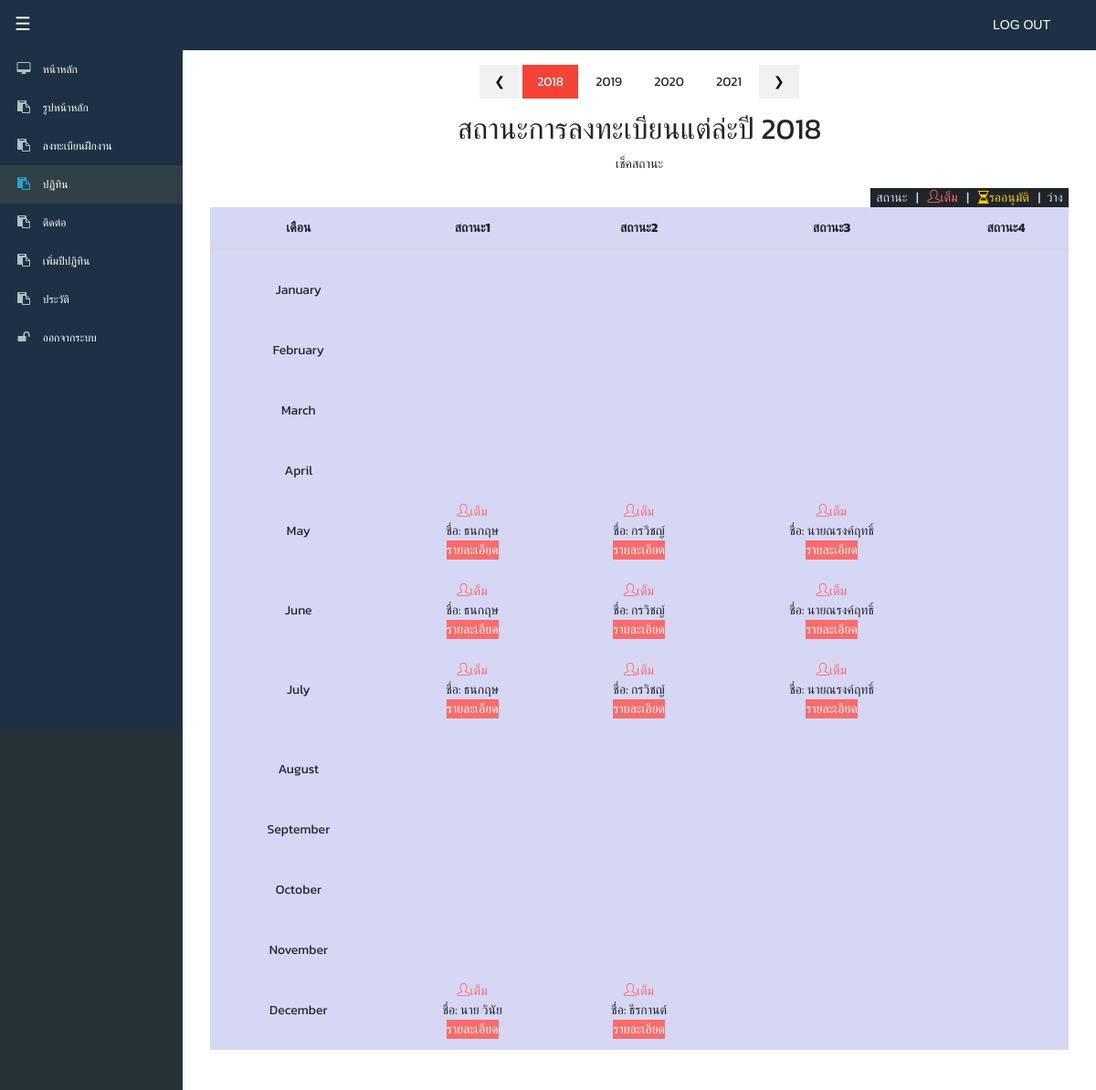
The page /admin/index.php?module=calendar&action=calendar_list (signed in) on the database its author committed.
### tables this page shows
CREATE TABLE IF NOT EXISTS `addyear` (
  `addyearid` int(10) NOT NULL AUTO_INCREMENT,
  `year` varchar(10) NOT NULL,
  PRIMARY KEY (`addyearid`)
);

CREATE TABLE IF NOT EXISTS `tb_student` (
  `id` int(11) NOT NULL AUTO_INCREMENT,
  `Name` varchar(30) NOT NULL,
  `Surname` varchar(30) NOT NULL,
  `Nickname` varchar(20) NOT NULL,
  `Tel` varchar(10) NOT NULL,
  `B_Date` date NOT NULL,
  `Address` varchar(100) NOT NULL,
  `File1` varchar(70) NOT NULL,
  `File2` varchar(70) NOT NULL,
  `Disease` varchar(50) NOT NULL,
  `family` varchar(30) NOT NULL,
  `Status` varchar(30) NOT NULL,
  `Introduce` varchar(30) NOT NULL,
  `DateStart` date NOT NULL,
  `DateEnd` date NOT NULL,
  `University` varchar(50) NOT NULL,
  `Gpa1` varchar(10) NOT NULL,
  `School` varchar(50) NOT NULL,
  `Gpa2` varchar(10) NOT NULL,
  `Diploma` varchar(50) NOT NULL,
  `Gpa3` varchar(10) NOT NULL,
  `S_Primary` varchar(50) NOT NULL,
  `Gpa4` varchar(10) NOT NULL,
  `_attention` varchar(100) NOT NULL,
  `Skill` varchar(100) NOT NULL,
  `Tel2` varchar(10) NOT NULL,
  `_Email` varchar(50) NOT NULL,
  `_Facebook` varchar(50) NOT NULL,
  `_Line_id` varchar(30) NOT NULL,
  `_Contact` varchar(30) NOT NULL,
  `_Namecontact` varchar(50) NOT NULL,
  `_Telcontact` varchar(10) NOT NULL,
  `_Position` varchar(30) NOT NULL,
  `status1` tinyint(1) NOT NULL,
  `year_start` int(4) NOT NULL,
  `year_end` int(4) NOT NULL,
  PRIMARY KEY (`id`)
);

### admin/include/function.php (called while the page is built, shortened)
<?php
	function get_module($module,$action){
		include("module/".$module."/index.php");
	}
?>

### admin/module/calendar/calendar_function.php (the view, shortened to what this page needs)
<?php
function calendar_list(){
?>
<link rel="stylesheet" href="css/styles.min.css">
<link rel="stylesheet" href="css/year.css">
<div class="w3-center">
  <div class="w3-section">
    <button class="w3-button w3-light-grey" onclick="plusDivs(-1)">❮ </button>
    <?php
      $i=1;
      $resule_addyear=mysql_query("SELECT * FROM addyear ORDER BY addyearid ASC") or die(mysql_error());
      while($row_addyear = mysql_fetch_array($resule_addyear)){
    ?>
      <button class="w3-button demo" onclick="currentDiv(<?php echo $i; ?>)"><?php echo $row_addyear['year']; ?></button>
    <?php $i++; } ?>
    <button class="w3-button w3-light-grey" onclick="plusDivs(1)"> ❯</button>
  </div>
</div>
<div class="w3-content w3-display-container  ">
  <?php
    $i=1;
    $resule_addyear=mysql_query("SELECT * FROM addyear ORDER BY addyearid ASC") or die(mysql_error());
    while($row_addyear = mysql_fetch_array($resule_addyear)){
  ?>
  <main class="page pricing-table-page mySlides">
        <section class="clean-block clean-pricing dark">
            <div class="">
                <div class=""><div class="container"><div class="cssTable">
                    <center><h2>สถานะการลงทะเบียนแต่ล่ะปี <?php echo $row_addyear['year']; ?></h2>
                    <p>เช็คสถานะ</p></center>
                    <div class="cssDiv" style="float:right;color:#d6d6f5">
                    &nbsp สถานะ &nbsp | &nbsp <i class="icon-user icon text-danger">เต็ม</i>
                    &nbsp | &nbsp <i class="fa fa-hourglass-2 text-warning">รออนุมัติ</i>
                    &nbsp | &nbsp<i></i>ว่าง &nbsp
                    </div>
                    <div class="table-responsive">
                    <table class="table table-dark" style="background-color:#d6d6f5;">
                      <thead>
                       <tr >
                          <th>เดือน</th>
                          <th>สถานะ1</th>
                          <th>สถานะ2</th>
                          <th>สถานะ3</th>
                          <th>สถานะ4</th>
                        </tr>
                      </thead>
                      <tbody>
                        <?php
                        $month = array("January", "February", "March", "April", "May", "June", "July", "August", "September", "October", "November", "December");
                        foreach ($month as $j =>$value){
+
                            $m=$j+1;
                        ?>
                        <tr>
                          	<td><br><?php echo $value; ?><br></td>
                          	<?php
                          		$result_member=mysql_query("SELECT * FROM tb_student where status1 != '2' AND (year_start='$row_addyear[year]' OR year_end='$row_addyear[year]') ORDER BY id ASC") or die(mysql_error());
                          		while($row_member = mysql_fetch_array($result_member)){
                                if($row_member['status1']==0){
                                  $status="<i class=\"fa fa-hourglass-2 text-warning\">รออนุมัต</i>";}else if($row_member['status1']==1){$status="<i class=\"icon-user icon text-danger\">เต็ม</i>";}else{$status="ว่าง";
                                  }
                          	?>
                          	<?php
                          		$k=1;
                          		$DateStart=substr($row_member["DateStart"],5,2);
                          		$DateEnd=substr($row_member["DateEnd"],5,2);
                              if($row_member["year_start"]!=$row_member["year_end"]){
                                if($row_member["year_start"]==$row_addyear["year"]){
                                   $DateEnd1=12;
                                   $DateStart1=$DateStart;
                                }else{
                                   if($DateEnd<=$DateStart){
                                      $DateEnd1=$DateEnd;
                                      $DateStart1=1;
                                    }else{
                                       $DateEnd1=$DateEnd;
                                       $DateStart1=1;
                                    }
                                }
                              }else{
                                $DateEnd1=$DateEnd;
                                $DateStart1=$DateStart;
                              }
                          		for($j=$DateStart1; $j<=$DateEnd1; $j++){
                          	?>
                          				<?php if($m==$j){ ?>
                          					<td>
                                      <?php echo $status; ?><br>
                                      <?php echo " ชื่อ: ",$row_member["Name"]; ?><br>
                                      <a href ="index.php?module=register&action=edit_register&id=<?php echo $row_member['id']; ?>" class="btn-xs btn-danger">รายละเอียด</a>
                                    </td>
                          				<?php  }?>
                          	<?php  $k++;} ?>
                          	<?php   } ?>
                          </tr>
                          <?php   } ?>
                        </tbody>
                      </table>
                      </div>
                    </div>
                  </div>
                </div>
              </div>
            </section>
          </main>
<?php $i++; } ?>
</div>
<?php
}
?>

### admin/css/year.css (style rules this page uses)
*,*:before,*:after { box-sizing:inherit }
html { -ms-text-size-adjust:100%;-webkit-text-size-adjust:100% }
body { margin:0 }
article,aside,details,figcaption,figure,footer,header,main,menu,nav,section,summary { display:block }
a { background-color:transparent;-webkit-text-decoration-skip:objects }
button,input,select,textarea { font:inherit;margin:0 }
button,input { overflow:visible }
button,select { text-transform:none }
button,html [type=button],[type=reset],[type=submit] { -webkit-appearance:button }
h1,h2,h3,h4,h5,h6 { font-family:"Segoe UI",Arial,sans-serif;font-weight:400;margin:10px 0 }
a { color:inherit }
.w3-btn,.w3-button { border:none;display:inline-block;padding:8px 16px;vertical-align:middle;overflow:hidden;text-decoration:none;color:inherit;background-color:inherit;text-align:center;cursor:pointer;white-space:nowrap }
.w3-btn,.w3-button { -webkit-touch-callout:none;-webkit-user-select:none;-khtml-user-select:none;-moz-user-select:none;-ms-user-select:none;user-select:none }
.w3-tooltip,.w3-display-container { position:relative }
.w3-content { max-width:1200px;margin:auto }
.w3-center { text-align:center!important }
.w3-section,.w3-code { margin-top:16px!important;margin-bottom:16px!important }
.w3-red,.w3-hover-red:hover { color:#fff!important;background-color:#f44336!important }
.w3-light-grey,.w3-hover-light-grey:hover,.w3-light-gray,.w3-hover-light-gray:hover { color:#000!important;background-color:#f1f1f1!important }

### rows shown on the page
addyear: year "2018", value "January", value "February", value "March", value "April", value "May", value "June", value "July", value "August", value "September", value "October", value "November", value "December"
addyear: year "2019"
addyear: year "2020"
addyear: year "2021"
tb_student: status1 "เต็ม", Name "ธนกฤษ"
tb_student: status1 "เต็ม", Name "กรวิชญ์"
tb_student: status1 "เต็ม", Name "นายณรงค์ฤทธิ์"
tb_student: status1 "เต็ม", Name "นาย วินัย"
tb_student: status1 "เต็ม", Name "ธีรกานต์"
